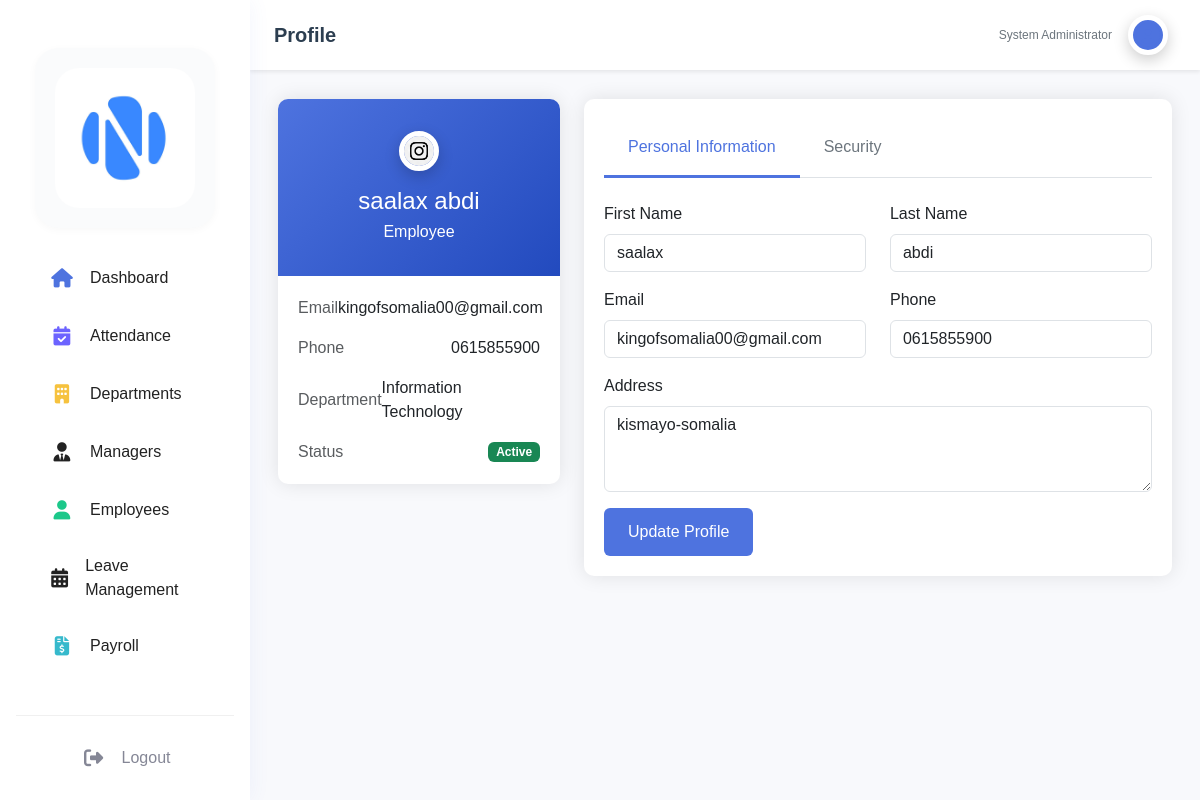
The app's page /dashboard/admin/profile.php (signed in) with its own data.
### tables this page shows
CREATE TABLE `employees` (
  `emp_id` int(11) NOT NULL,
  `user_id` int(11) DEFAULT NULL,
  `first_name` varchar(50) NOT NULL,
  `last_name` varchar(50) NOT NULL,
  `dept_id` int(11) DEFAULT NULL,
  `position` varchar(100) DEFAULT NULL,
  `hire_date` date DEFAULT NULL,
  `basic_salary` decimal(10,2) DEFAULT '0.00',
  `salary` decimal(10,2) DEFAULT NULL,
  `phone` varchar(20) DEFAULT NULL,
  `address` text,
  `profile_image` varchar(255) DEFAULT NULL,
  `gender` enum('male','female') NOT NULL DEFAULT 'male'
);

CREATE TABLE `users` (
  `user_id` int(11) NOT NULL,
  `username` varchar(50) NOT NULL,
  `password` varchar(255) NOT NULL,
  `email` varchar(100) NOT NULL,
  `role` enum('admin','hr','manager','employee') NOT NULL,
  `status` enum('active','inactive','on_leave','deleted') DEFAULT 'active',
  `created_at` timestamp NOT NULL DEFAULT CURRENT_TIMESTAMP,
  `last_login` timestamp NULL DEFAULT NULL,
  `reset_token` varchar(64) DEFAULT NULL,
  `reset_token_expires` datetime DEFAULT NULL,
  `reset_code` varchar(6) DEFAULT NULL,
  `reset_code_expires` datetime DEFAULT NULL
);

CREATE TABLE `departments` (
  `dept_id` int(11) NOT NULL,
  `dept_name` varchar(100) NOT NULL,
  `dept_head` int(11) DEFAULT NULL,
  `created_at` timestamp NOT NULL DEFAULT CURRENT_TIMESTAMP
);

### dashboard/admin/profile.php (the view, shortened to what this page needs)
<?php
require_once '../../config/database.php';
try {
    $stmt = $pdo->prepare("
        SELECT u.*, e.*, d.dept_name
        FROM users u
        LEFT JOIN employees e ON u.user_id = e.user_id
        LEFT JOIN departments d ON e.dept_id = d.dept_id
        WHERE u.user_id = ?
    ");
    $stmt->execute([$_SESSION['user_id']]);
    $profile = $stmt->fetch();
} catch (PDOException $e) {
    $error = "Error fetching profile: " . $e->getMessage();
}
?>
<!DOCTYPE html>
<html lang="en">
<head>
    <link href="https://cdn.jsdelivr.net/npm/bootstrap@5.3.2/dist/css/bootstrap.min.css" rel="stylesheet">
    <link rel="stylesheet" href="https://cdnjs.cloudflare.com/ajax/libs/font-awesome/6.4.0/css/all.min.css">
    <link rel="stylesheet" href="../../assets/css/dashboard.css">
</head>
<body>
    <?php include 'includes/sidebar.php'; ?>
    <div class="main-content">
        <?php include 'includes/topbar.php'; ?>
        <div class="container-fluid py-4">
            <div class="row">
                <div class="col-md-4">
                    <div class="profile-card mb-4">
                        <div class="profile-header text-center">
                            <div class="profile-avatar mb-3">
                                <?php if (!empty($profile['profile_image'])): ?>
                                    <img src="../../uploads/profile_photos/<?php echo htmlspecialchars($profile['profile_image']); ?>" alt="Profile" style="width:100%;height:100%;object-fit:cover;border-radius:50%;">
                                <?php else: ?>
                                    <i class="fas fa-user-circle"></i>
                                <?php endif; ?>
                            </div>
                            <h4 class="mb-1"><?php echo htmlspecialchars($profile['first_name'] . ' ' . $profile['last_name']); ?></h4>
                            <p class="mb-0"><?php echo ucfirst($profile['role']); ?></p>
                        </div>
                        <div class="card-body">
                            <div class="d-flex justify-content-between align-items-center mb-3">
                                <span class="text-muted">Email</span>
                                <span><?php echo htmlspecialchars($profile['email']); ?></span>
                            </div>
                            <div class="d-flex justify-content-between align-items-center mb-3">
                                <span class="text-muted">Phone</span>
                                <span><?php echo htmlspecialchars($profile['phone']); ?></span>
                            </div>
                            <div class="d-flex justify-content-between align-items-center mb-3">
                                <span class="text-muted">Department</span>
                                <span><?php echo htmlspecialchars($profile['dept_name'] ?? 'Not Assigned'); ?></span>
                            </div>
                            <div class="d-flex justify-content-between align-items-center">
                                <span class="text-muted">Status</span>
                                <span class="badge bg-success">Active</span>
                            </div>
                        </div>
                    </div>
                </div>
                <div class="col-md-8">
                    <div class="profile-card">
                        <div class="card-body">
                            <ul class="nav nav-tabs mb-4" role="tablist">
                                <li class="nav-item">
                                    <a class="nav-link active" data-bs-toggle="tab" href="#personal">Personal Information</a>
                                </li>
                                <li class="nav-item">
                                    <a class="nav-link" data-bs-toggle="tab" href="#security">Security</a>
                                </li>
                            </ul>
                            <div class="tab-content">
                                <div class="tab-pane fade show active" id="personal">
                                    <form action="" method="POST">
                                        <div class="row mb-3">
                                            <div class="col-md-6">
                                                <label class="form-label">First Name</label>
                                                <input type="text" class="form-control" name="first_name"
                                                       value="<?php echo htmlspecialchars($profile['first_name']); ?>" required>
                                            </div>
                                            <div class="col-md-6">
                                                <label class="form-label">Last Name</label>
                                                <input type="text" class="form-control" name="last_name"
                                                       value="<?php echo htmlspecialchars($profile['last_name']); ?>" required>
                                            </div>
                                        </div>
                                        <div class="row mb-3">
                                            <div class="col-md-6">
                                                <label class="form-label">Email</label>
                                                <input type="email" class="form-control" name="email"
                                                       value="<?php echo htmlspecialchars($profile['email']); ?>" required>
                                            </div>
                                            <div class="col-md-6">
                                                <label class="form-label">Phone</label>
                                                <input type="tel" class="form-control" name="phone"
                                                       value="<?php echo htmlspecialchars($profile['phone']); ?>">
                                            </div>
                                        </div>
                                        <div class="mb-3">
                                            <label class="form-label">Address</label>
                                            <textarea class="form-control" name="address" rows="3"><?php
                                                echo htmlspecialchars($profile['address']);
                                            ?></textarea>
                                        </div>
                                        <button type="submit" class="btn btn-primary">Update Profile</button>
                                    </form>
                                </div>
                            </div>
                        </div>
                    </div>
                </div>
            </div>
        </div>
    </div>
</body>
</html>

### assets/css/dashboard.css (style rules this page uses)
:root { --sidebar-width: 250px; --sidebar-collapsed-width: 70px; --topbar-height: 60px; --primary-color: #4e73df; --secondary-color: #858796; --success-color: #1cc88a; --info-color: #36b9cc; --warning-color: #f6c23e; --danger-color: #e74a3b; }
body { font-family: 'Nunito', sans-serif; background-color: #f8f9fc; }
.nav-link { color: rgba(255, 255, 255, 0.8); padding: 0.8rem 1rem; display: flex; align-items: center; gap: 0.5rem; text-decoration: none; transition: all 0.3s ease; }
.main-content { margin-left: 250px; padding: 1rem; padding-top: 75px; transition: all 0.3s ease; min-height: 100vh; }
.card-body { padding: 1.25rem; }
.nav-link.active { color: white; background-color: rgba(255, 255, 255, 0.1); }
.container-fluid { padding-top: 1rem; }

### dashboard/admin/profile.php (style rules this page uses)
.profile-card { background: #fff; border-radius: 10px; box-shadow: 0 0 20px rgba(0,0,0,0.1); transition: all 0.3s ease; }
.profile-header { background: linear-gradient(135deg, #4e73df 0%, #224abe 100%); color: white; padding: 2rem; border-radius: 10px 10px 0 0; }
.profile-avatar { width: 120px; height: 120px; border-radius: 50%; border: 5px solid white; background: #fff; display: flex; align-items: center; justify-content: center; margin: 0 auto; box-shadow: 0 5px 15px rgba(0,0,0,0.2); }
.nav-tabs .nav-link { color: #6c757d; border: none; padding: 1rem 1.5rem; font-weight: 500; transition: all 0.3s ease; }
.nav-tabs .nav-link.active { color: #4e73df; border-bottom: 3px solid #4e73df; background: none; }
.btn-primary { background: #4e73df; border: none; padding: 0.75rem 1.5rem; font-weight: 500; transition: all 0.3s ease; }

### dashboard/admin/includes/topbar.php (style rules this page uses)
.profile-avatar { width: 40px; height: 40px; background: #4e73df; border-radius: 50%; display: flex; align-items: center; justify-content: center; color: #fff; }

### records on screen
employees: profile_image (picture), first_name+last_name "saalax abdi", user.role "Employee", user.email "kingofsomalia00@gmail.com", phone "0615855900", dept.dept_name "Information Technology", first_name "saalax", last_name "abdi", email "kingofsomalia00@gmail.com", address "kismayo-somalia"

### other values on screen
$current_page "Profile"
